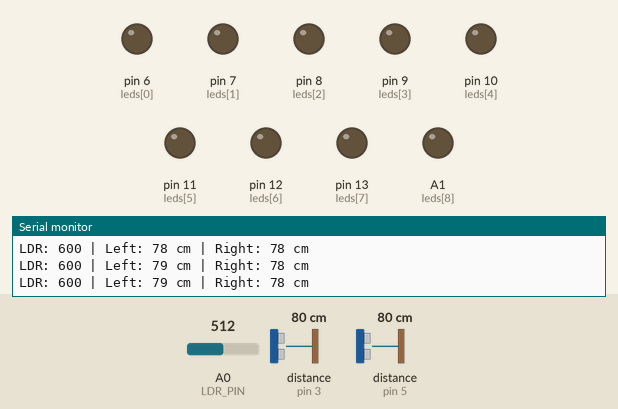
Simulated run of this sketch. Board: Arduino Uno, built with avr-gcc and run on an emulated ATmega328P. Parts: output pins drawn as LEDs (lit = HIGH), the last lines printed to the serial monitor. Wiring (inferred from the names in the program): 2 × ultrasonic range finder: trigger pin 2, echo pin 3 / trigger pin 4, echo pin 5. Inputs (shaded band) come from the test bench; at power-on: distance to the obstacle (sensors on pin 5, pin 3) 80 cm, A0 (LDR_PIN) = 512. The echo pulse lasts 58.3 µs per cm; pins used as bus, display or sensor lines are not drawn.

Above: at 1.2 s.
1.3 s: distance to the obstacle (sensor on pin 5) set to 12 cm
2.8 s: distance to the obstacle (sensor on pin 5) set to 9 cm
At 6.3 s:
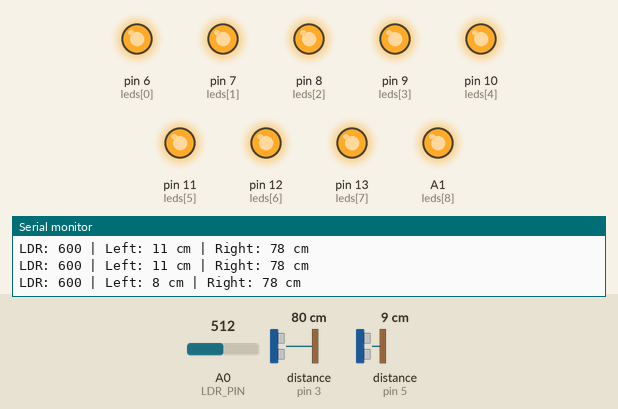
8.8 s: distance to the obstacle (sensor on pin 5) set to 18 cm
At 10.2 s:
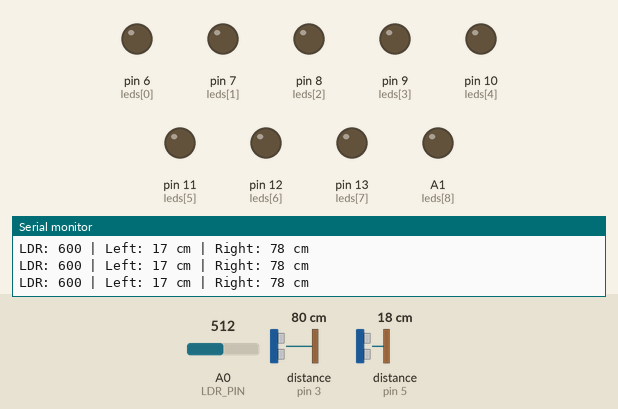
13.4 s: distance to the obstacle (sensor on pin 5) set to 2 cm
At 13.87 s:
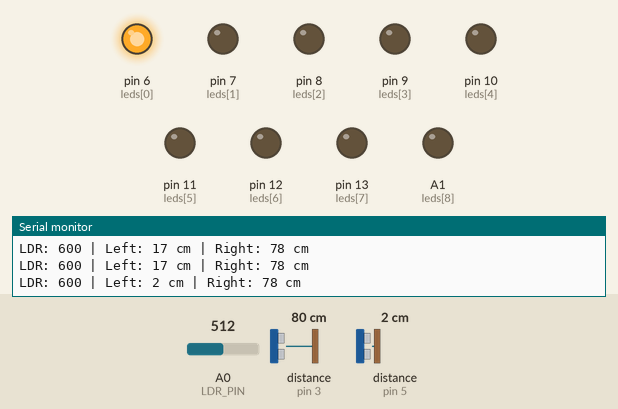
Timing chart, 0 to 17.4 s (numbered marks = the images above; inputs shaded):
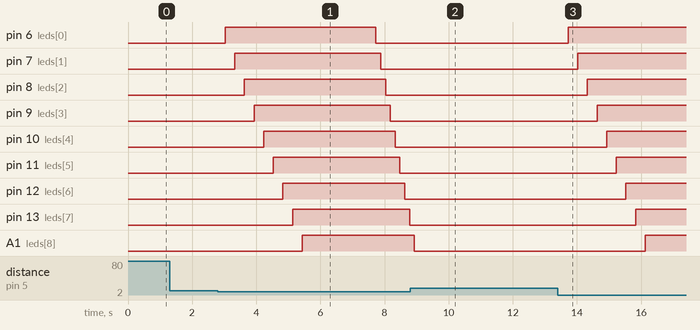

Measured:
- the behaviour switches between 11 and 10 cm on distance to the obstacle (sensor on pin 5) (found by bisection; images 0 and 1)
- after the input at 2.8 s, pin 6 (leds[0]): LOW → HIGH after 0.23 s, → LOW 4.7 s later; pin 7 (leds[1]): LOW → HIGH after 0.53 s, → LOW 4.6 s later; pin 8 (leds[2]): LOW → HIGH after 0.83 s, → LOW 4.4 s later; pin 9 (leds[3]): LOW → HIGH after 1.1 s, → LOW 4.3 s later; pin 10 (leds[4]): LOW → HIGH after 1.4 s, → LOW 4.1 s later
- after the input at 8.8 s, pin 6 (leds[0]): stays LOW (without the input it goes to HIGH after 0.64 s); pin 7 (leds[1]): stays LOW (without the input it goes to HIGH after 0.94 s)
- after the input at 13.4 s, pin 6 (leds[0]): LOW → HIGH after 0.33 s; pin 7 (leds[1]): LOW → HIGH after 0.63 s; pin 8 (leds[2]): LOW → HIGH after 0.93 s; pin 9 (leds[3]): LOW → HIGH after 1.2 s; pin 10 (leds[4]): LOW → HIGH after 1.5 s

The sketch:

smart_street_light.ino
```cpp
//  // ------------------- Pin Definitions -------------------
// #define LDR_PIN A0           // LDR analog pin
// #define TRIG_LEFT 4          // Left ultrasonic sensor TRIG
// #define ECHO_LEFT 5          // Left ultrasonic sensor ECHO
// #define TRIG_RIGHT 2         // Right ultrasonic sensor TRIG
// #define ECHO_RIGHT 3         // Right ultrasonic sensor ECHO

// int leds[] = {6, 7, 8, 9, 10, 11, 12, 13, A1};  // 9 LEDs
// int ledCount = 9;

// // ------------------- Thresholds -------------------
// const int LIGHT_THRESHOLD = 500;   // LDR threshold (adjust as needed)
// const int DISTANCE_THRESHOLD = 10; // Distance in cm to trigger LEDs

// // ------------------- Helper Functions -------------------
// long getDistance(int trigPin, int echoPin) {
//   digitalWrite(trigPin, LOW);
//   delayMicroseconds(2);
//   digitalWrite(trigPin, HIGH);
//   delayMicroseconds(10);
//   digitalWrite(trigPin, LOW);
//   long duration = pulseIn(echoPin, HIGH, 20000);
//   long distance = duration * 0.034 / 2;
//   return distance;
// }

// void turnOffAll() {
//   for (int i = 0; i < ledCount; i++) {
//     digitalWrite(leds[i], LOW);
//   }
// }

// void sequenceLeftToRight() {
//   for (int i = 0; i < ledCount; i++) {
//     digitalWrite(leds[i], HIGH);
//     delay(1000);
//   }
//   delay(2000);
//   for (int i = 0; i < ledCount; i++) {
//     digitalWrite(leds[i], LOW);
//     delay(1000);
//   }
// }

// void sequenceRightToLeft() {
//   for (int i = ledCount - 1; i >= 0; i--) {
//     digitalWrite(leds[i], HIGH);
//     delay(1000);
//   }
//   delay(2000);
//   for (int i = ledCount - 1; i >= 0; i--) {
//     digitalWrite(leds[i], LOW);
//     delay(1000);
//   }
// }

// void sequenceBothSides() {
//   // On both directions
//   for (int i = 0; i < ledCount; i++) {
//     digitalWrite(leds[i], HIGH);
//     delay(1000);
//   }
//   delay(2000);
//   // Off both directions
//   for (int i = 0; i < ledCount; i++) {
//     digitalWrite(leds[i], LOW);
//     delay(1000);
//   }
// }

// // ------------------- Setup -------------------
// void setup() {
//   Serial.begin(9600);
//   pinMode(LDR_PIN, INPUT);
//   pinMode(TRIG_LEFT, OUTPUT);
//   pinMode(ECHO_LEFT, INPUT);
//   pinMode(TRIG_RIGHT, OUTPUT);
//   pinMode(ECHO_RIGHT, INPUT);

//   for (int i = 0; i < ledCount; i++) {
//     pinMode(leds[i], OUTPUT);
//   }

//   turnOffAll();
// }

// // ------------------- Main Loop -------------------
// void loop() {
//   int ldrValue = analogRead(LDR_PIN);
//   ldrValue = 600;
//  // Serial.print("LDR: "); Serial.println(ldrValue);
//     long leftDistance = getDistance(TRIG_LEFT, ECHO_LEFT);
//     long rightDistance = getDistance(TRIG_RIGHT, ECHO_RIGHT);

//     Serial.print("Left: "); Serial.print(leftDistance);
//     Serial.print("  Right: "); Serial.println(rightDistance);

//   if (ldrValue < LIGHT_THRESHOLD) {
//     // Daytime
//     turnOffAll();
//   } else {
//     // Nighttime
//     // long leftDistance = getDistance(TRIG_LEFT, ECHO_LEFT);
//     // long rightDistance = getDistance(TRIG_RIGHT, ECHO_RIGHT);

//     // Serial.print("Left: "); Serial.print(leftDistance);
//     // Serial.print("  Right: "); Serial.println(rightDistance);

//     if (leftDistance < DISTANCE_THRESHOLD && rightDistance < DISTANCE_THRESHOLD) {
//       sequenceBothSides();
//     } else if (leftDistance < DISTANCE_THRESHOLD) {
//       sequenceLeftToRight();
//     } else if (rightDistance < DISTANCE_THRESHOLD) {
//       sequenceRightToLeft();
//     } else {
//       turnOffAll();
//     }
//   }

//   delay(200);
// }

// ------------------- Pin Definitions -------------------
#define LDR_PIN A0           // LDR analog pin
#define TRIG_LEFT 4          // Left ultrasonic sensor TRIG
#define ECHO_LEFT 5          // Left ultrasonic sensor ECHO
#define TRIG_RIGHT 2         // Right ultrasonic sensor TRIG
#define ECHO_RIGHT 3         // Right ultrasonic sensor ECHO

int leds[] = {6, 7, 8, 9, 10, 11, 12, 13, A1};  // 9 LEDs
int ledCount = 9;

// ------------------- Thresholds -------------------
const int LIGHT_THRESHOLD = 500;   // LDR threshold (adjust based on environment)
const int DISTANCE_THRESHOLD = 10; // Distance in cm to trigger LEDs

// ------------------- Helper Functions -------------------
long getDistance(int trigPin, int echoPin) {
  digitalWrite(trigPin, LOW);
  delayMicroseconds(5);
  digitalWrite(trigPin, HIGH);
  delayMicroseconds(10);
  digitalWrite(trigPin, LOW);

  long duration = pulseIn(echoPin, HIGH, 25000);  // 25 ms timeout
  if (duration == 0) return 999;                  // no echo
  return duration * 0.034 / 2;                    // convert to cm
}

void turnOffAll() {
  for (int i = 0; i < ledCount; i++) {
    digitalWrite(leds[i], LOW);
  }
}

void sequenceLeftToRight() {
  for (int i = 0; i < ledCount; i++) {
    digitalWrite(leds[i], HIGH);
    delay(300);
  }
   delay(2000);
  for (int i = 0; i < ledCount; i++) {
    digitalWrite(leds[i], LOW);
    delay(150);
  }
}

void sequenceRightToLeft() {
  for (int i = ledCount - 1; i >= 0; i--) {
    digitalWrite(leds[i], HIGH);
    delay(150);
  }
  delay(500);
  for (int i = ledCount - 1; i >= 0; i--) {
    digitalWrite(leds[i], LOW);
    delay(150);
  }
}

void sequenceBothSides() {
  for (int i = 0; i < ledCount; i++) {
    digitalWrite(leds[i], HIGH);
    delay(100);
  }
  delay(500);
  for (int i = 0; i < ledCount; i++) {
    digitalWrite(leds[i], LOW);
    delay(100);
  }
}

// ------------------- Setup -------------------
void setup() {
  Serial.begin(9600);
  pinMode(LDR_PIN, INPUT);

  pinMode(TRIG_LEFT, OUTPUT);
  pinMode(ECHO_LEFT, INPUT);
  pinMode(TRIG_RIGHT, OUTPUT);
  pinMode(ECHO_RIGHT, INPUT);

  for (int i = 0; i < ledCount; i++) {
    pinMode(leds[i], OUTPUT);
  }

  turnOffAll();
  Serial.println("System Ready");
}

// ------------------- Main Loop -------------------
void loop() {
  int ldrValue = analogRead(LDR_PIN);
  ldrValue = 600;
  // Read sensors one at a time (to avoid ultrasonic interference)
  long leftDistance = getDistance(TRIG_LEFT, ECHO_LEFT);
  delay(150);  // let echoes settle
  long rightDistance = getDistance(TRIG_RIGHT, ECHO_RIGHT);


  // Debugging output
  Serial.print("LDR: "); Serial.print(ldrValue);
  Serial.print(" | Left: "); Serial.print(leftDistance);
  Serial.print(" cm | Right: "); Serial.print(rightDistance);
  Serial.println(" cm");
   rightDistance = 400;

  // ------------------- Day/Night Logic -------------------
  if (ldrValue < LIGHT_THRESHOLD) {
    // Daytime → turn off all lights
    turnOffAll();
  } else {
    // Nighttime
    if (leftDistance < DISTANCE_THRESHOLD && rightDistance < DISTANCE_THRESHOLD) {
      sequenceBothSides();
    }
    else if (leftDistance < DISTANCE_THRESHOLD) {
      sequenceLeftToRight();
    }
    else if (rightDistance < DISTANCE_THRESHOLD) {
      sequenceRightToLeft();
    }
    else {
      turnOffAll();
    }
  }

  delay(200);
}
```
